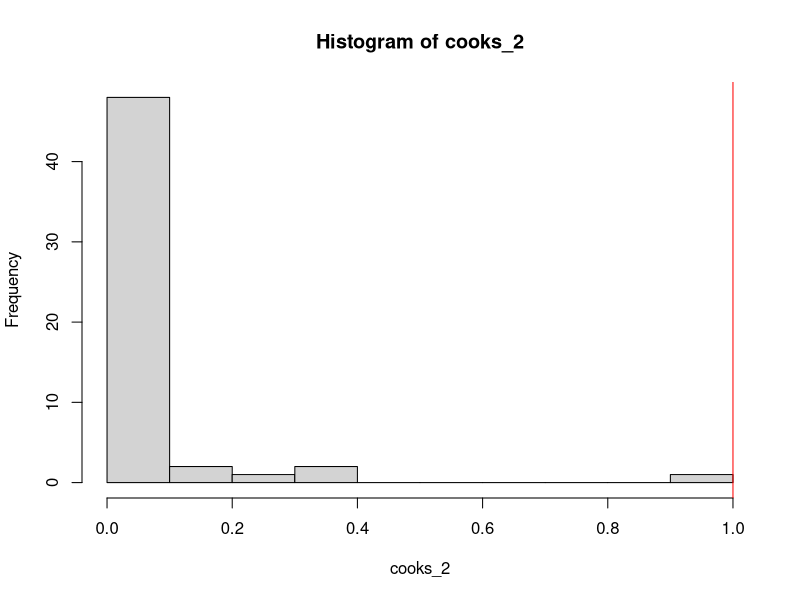
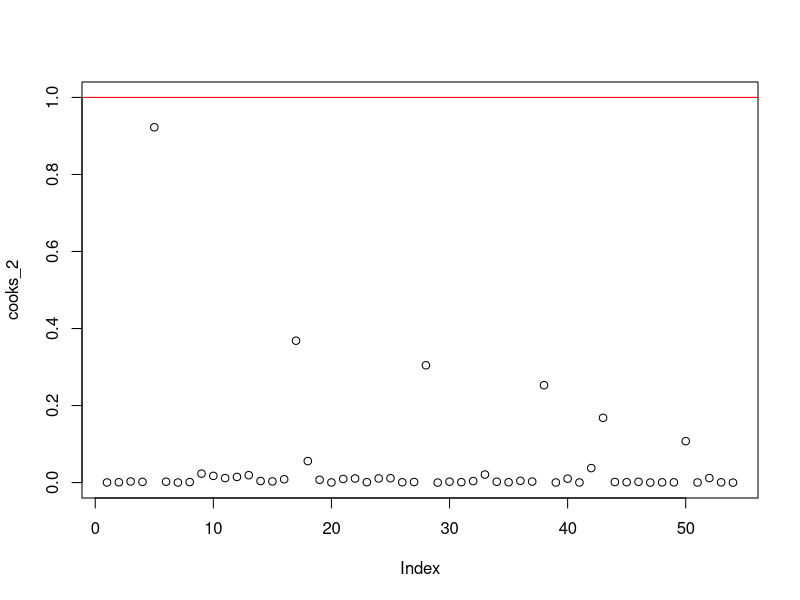
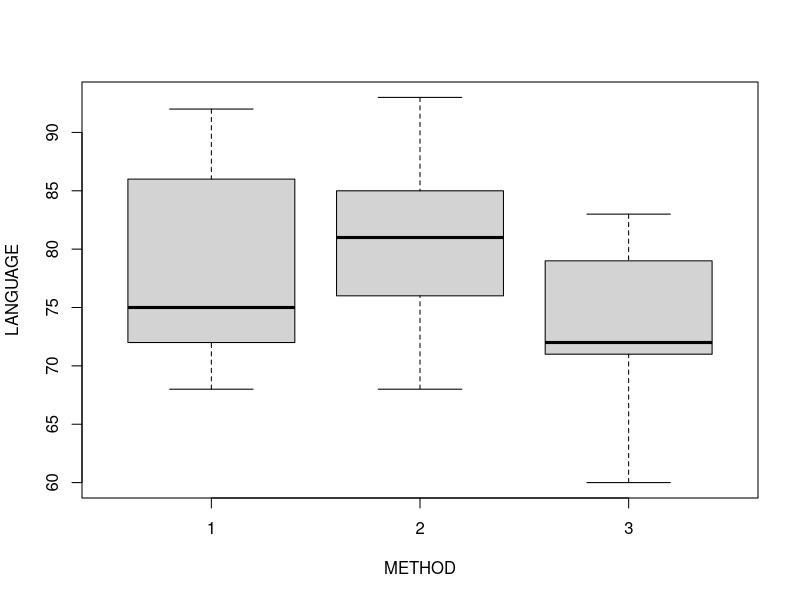

The R script that drew these images, in order: (Note: this script raises an error after producing the figures.)
#--------------------------------------------------------------------------------------
#
# STAT2000: Lab 10 - Week 11
#
# Glen Livingston Jr
#
# 26/05/2020
#
#--------------------------------------------------------------------------------------


rm(list = ls())
library("car")


#--------------------------------------------------------------------------------------
# VIF and Cook's
#--------------------------------------------------------------------------------------


data = haven::read_sav("Lab_09_Surgical.sav")
data = as.data.frame(data)


head(data)

lm_1 = lm(Survival1~BloodClot+Liver1, data = data)
Anova(lm_1,type = 2)
summary(lm_1)

# Liver function is a statistically significant predictor (p>0.001). 
# Unable to identify Bloodclot score as a statistically significant predictor 
# (p=0.931). 

vif(lm_1)

# VIF < 5, therefore we do not identify multicollinearity.  

data$LiverC = data$Liver1 - mean(data$Liver1)
data$EnzymeC = data$Enzyme1 - mean(data$Enzyme1)
lm_2 = lm(Survival1 ~ Liver1 + Enzyme1 + LiverC:EnzymeC, data)
cooks_2 = cooks.distance(lm_2)

hist(cooks_2)
abline(v = 1, col = "red")

plot(cooks_2, ylim = c(0,1))
abline(h = 1, col = "red")

# Data point 5 is close to 1 but below it. 

dataWithout5 = data[-5,]

lm_3 = lm(Survival1 ~ Liver1 + Enzyme1 + LiverC:EnzymeC, dataWithout5)

summary(lm_2)$coefficients[,1]
summary(lm_3)$coefficients[,1]

# Coefficients have changed a little. 

summary(lm_2)$adj.r.squared
summary(lm_3)$adj.r.squared

# Adjusted R Squared has reduced though implying the original model is better. 


#--------------------------------------------------------------------------------------
# ANOVA as Regression
#--------------------------------------------------------------------------------------

# ANOVA model: Y_i = \mu + \alpha_i + \varepsilon_i

# For group i = 1, fertiliser A, expected Y is: Yhat = \mu + \alpha_1
# For group i = 2, fertiliser B, expected Y is: Yhat = \mu + \alpha_2
# For group i = 3, fertiliser C, expected Y is: Yhat = \mu + \alpha_3

# \alpha's here are positive and negative with \mu sitting somewhere in the 
# middle of them. 

# For regression:
# Group i = 1: Yhat = \beta_0 + \beta_1 * 0 + \beta_2 * 0 = \beta_0
# Group i = 2: Yhat = \beta_0 + \beta_1 * 1 + \beta_2 * 0 = \beta_0 + \beta_1
# Group i = 3: Yhat = \beta_0 + \beta_1 * 0 + \beta_2 * 1 = \beta_0 + \beta_2

# for both of these models the Yhat values for each group will be the same. 
# That is, \mu + \alpha_1 = \beta_0.

# The ANOVA model measures the distance from the global mean, where as the 
# regression model measures the distance from a reference level, in this case
# group 1. 


data <- haven::read_sav('Lab_03_Fertilizer.sav')
data$Type <- as.factor(data$Type)
data <- as.data.frame(data)

data$X1 <- NA
data$X2 <- NA

data$X1[data$Type == 'A'] <-  0 # this is checking if Type is A, make X1 equal 0
data$X2[data$Type == 'A'] <-  0 # this is checking if Type is A, make X2 equal 0
data$X1[data$Type == 'B'] <-  10 # this is checking if Type is B, make X1 equal 1
data$X2[data$Type == 'B'] <-  0 # this is checking if Type is B, make X2 equal 0
data$X1[data$Type == 'C'] <-  0
data$X2[data$Type == 'C'] <-  20

lm_4 = lm(Tonnes~Type, data = data)
Anova(lm_4,type=2)
summary(lm_4)
# p-values are 0.921 and 0.491 in the summary object

lm_5 = lm(Tonnes~X1 + X2, data = data)
Anova(lm_5,type=2)
summary(lm_5)
# p-values are 0.921 and 0.491 in the summary object
# Even after changing the indicators to 10 and 20, the p-values are still 
# the same. The values of the parameter estimates has changed, reduced, 
# but after substituting in the larger indicator values the fitted values will
# be the same as the original model. 

Anova(lm_4,type=2)
summary(lm_4)


#--------------------------------------------------------------------------------------
# Teaching Language
#--------------------------------------------------------------------------------------

data <- haven::read_sav('Lab_10_Language.sav')
data <- as.data.frame(data)
data$METHOD = as.factor(data$METHOD)
head(data)

boxplot(LANGUAGE~METHOD, data = data)
# Method 2 appears to be higher than 1 and 3. 

ggplot(data = data, aes(x=METHOD, y=LANGUAGE)) + geom_boxplot() +
  geom_jitter(shape=16, position=position_jitter(0.1))

lm_6 = lm(LANGUAGE~METHOD, data = data)
Anova(lm_6,type=2)
# We are unable to identify a statistically significant effect of method on 
# language scores (p = 0.1092).

colMeans(data[data$METHOD == 1,2:3])
colMeans(data[data$METHOD == 2,2:3])
colMeans(data[data$METHOD == 3,2:3])

# IQ scores appear to be different in each group. 

plot(LANGUAGE~IQ, data = data)
# Does appear to be a positive relationship between IQ and Language score. 

ggplot(data = data, aes(x=IQ, y=LANGUAGE, colour = METHOD)) + 
  geom_point(size = 2) 


# The model with IQ included

# Y_i = \beta_0 + \beta_1 X1_i + \beta_2 X2_i + \beta_3 X3_i + \varepsilon_i
# Here X1 and X2 are indicator variables used to define the level of the 
# categorical predictor variable METHOD. X3 is the numerical predictor of IQ.
# \beta_0 is the population intercept term, \beta_1 represents the populaiton 
# difference between the fitted value for level 1 and level 2 of the 
# categorical variable. \beta_2 ...

lm_7 = lm(LANGUAGE~METHOD+IQ, data = data)
Anova(lm_7,type=2)
summary(lm_7)

# For method 1, the fitted model is:
#     Yhat = 42.10 + 4.91*0 - 2.16*0 + 0.316*IQ
#     Yhat = 42.10 + 0.316*IQ

# For method 2, the fitted model is:
#     Yhat = 42.10 + 4.91*1 - 2.16*0 + 0.316*IQ
#     Yhat = 47.01 + 0.316*IQ

# For method 3, the fitted model is:
#     Yhat = 42.10 + 4.91*0 - 2.16*1 + 0.316*IQ
#     Yhat = 39.94 + 0.316*IQ

# These are three different regression lines with the same slope, 
# but different intercept. 

data = cbind(data,predict(lm_7,interval="confidence"))

ggplot(data = data, aes(x=IQ, y=LANGUAGE, colour = METHOD)) + 
  geom_point(size = 2) + 
  geom_line(aes(y=fit)) # + geom_ribbon(aes(ymin=lwr,ymax=upr),alpha=0.05)


Anova(lm_7,type=2)

# Both method and IQ are statistically significant predictors at the 5% 
# significance level.


Anova(lm_7)
Anova(lm_6)

# Mean square of the residuals is the "average" variation of the residuals. 
# It is calculated as the Sum Sq / Df. For the model with IQ as a predictor,
# This is: 
998.98/26
# = 38.42.

# For the model without IQ this is:
1712.60/27
# = 63.43.

# If the residuals represent the "left over" variation in our response 
# variable after we use the predictor variables, then we want the residual
# mean square to be low. This will mean that we have explained more of the 
# variation in our response variable with the model. 


lm_8 = lm(LANGUAGE~METHOD+IQ+METHOD:IQ, data = data)
Anova(lm_8,type=2)
summary(lm_8)
# Interaction effect is not statistically significant (p=0.37)


data = cbind(data,predict(lm_8,interval="confidence"))
colnames(data)[7:9] = c("fit2", "lwr2", "upr2")

ggplot(data = data, aes(x=IQ, y=LANGUAGE, colour = METHOD)) + 
  geom_point(size = 2) + 
  geom_line(aes(y=fit2)) #+ geom_ribbon(aes(ymin=lwr,ymax=upr),alpha=0.05)


